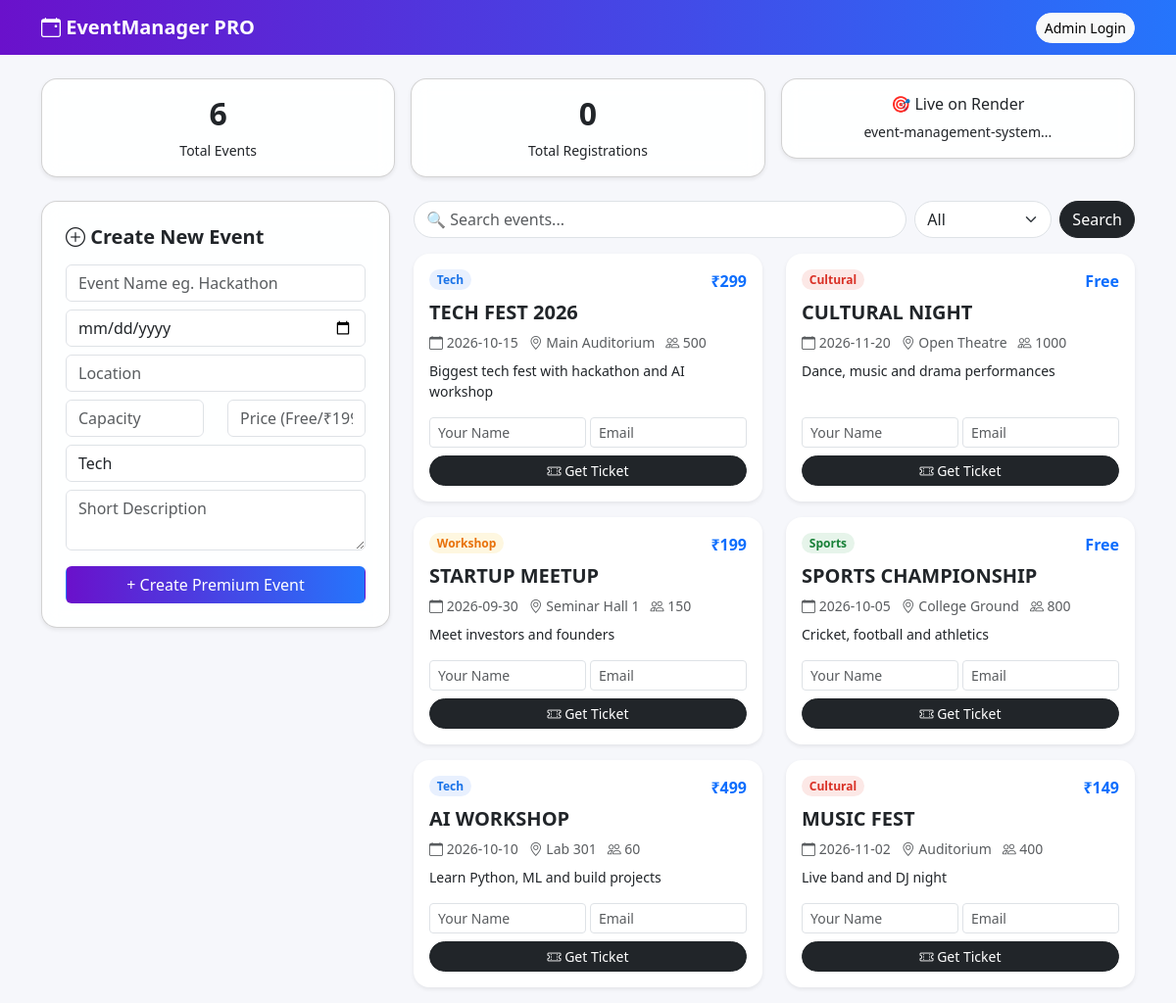
The page / on the database its author committed.
### app.py (models this page shows)
class Event(db.Model):
    id = db.Column(db.Integer, primary_key=True)
    name = db.Column(db.String(100))
    date = db.Column(db.String(50))
    location = db.Column(db.String(100))
    capacity = db.Column(db.Integer)
    description = db.Column(db.String(200))
    category = db.Column(db.String(50))
    price = db.Column(db.String(20), default="Free")

### app.py (the view)
@app.route("/")
def home():
    q = request.args.get('search','')
    cat = request.args.get('category','All')
    events = Event.query
    if q: events = events.filter(Event.name.contains(q))
    if cat != 'All': events = events.filter_by(category=cat)
    events = events.all()
    return render_template("index.html", events=events, total_events=Event.query.count(), total_regs=Registration.query.count())

### templates/index.html (shortened to what this page needs)
<!DOCTYPE html>
<html><head><title>EventManager PRO</title>
<link href="https://cdn.jsdelivr.net/npm/bootstrap@5.3.0/dist/css/bootstrap.min.css" rel="stylesheet">
<link href="https://cdn.jsdelivr.net/npm/bootstrap-icons@1.11.0/font/bootstrap-icons.css" rel="stylesheet">
</head>
<body>
<nav class="navbar navbar-dark"><div class="container"><span class="navbar-brand fw-bold"><i class="bi bi-calendar-event"></i> EventManager PRO</span><div>{% if session.admin %}<a href="/admin" class="btn btn-light btn-sm rounded-pill"><i class="bi bi-speedometer2"></i> Admin Panel</a> <a href="/logout" class="btn btn-outline-light btn-sm rounded-pill ms-1">Logout</a>{% else %}<a href="/login" class="btn btn-light btn-sm rounded-pill">Admin Login</a>{% endif %}</div></div></nav>
<div class="container mt-4">
<div class="row g-3 mb-4"><div class="col-md-4"><div class="card glass p-3 shadow-sm text-center"><h2 class="fw-bold">{{ total_events }}</h2><small>Total Events</small></div></div><div class="col-md-4"><div class="card glass p-3 shadow-sm text-center"><h2 class="fw-bold">{{ total_regs }}</h2><small>Total Registrations</small></div></div><div class="col-md-4"><div class="card glass p-3 shadow-sm text-center"><h6>🎯 Live on Render</h6><small>event-management-system...</small></div></div></div>
<div class="row">
<div class="col-md-4">
<div class="card glass p-4 shadow-sm"><h5 class="fw-bold mb-3"><i class="bi bi-plus-circle"></i> Create New Event</h5>
<form action="/add_event" method="POST">
<input class="form-control mb-2" name="name" placeholder="Event Name eg. Hackathon" required>
<input class="form-control mb-2" type="date" name="date" required>
<input class="form-control mb-2" name="location" placeholder="Location" required>
<div class="row"><div class="col-6"><input class="form-control mb-2" type="number" name="capacity" placeholder="Capacity" required></div><div class="col-6"><input class="form-control mb-2" name="price" placeholder="Price (Free/₹199)" required></div></div>
<select class="form-control mb-2" name="category"><option>Tech</option><option>Cultural</option><option>Sports</option><option>Workshop</option></select>
<textarea class="form-control mb-3" name="description" placeholder="Short Description" rows="2"></textarea>
<button class="btn w-100 text-white" style="background:linear-gradient(90deg,#6a11cb,#2575fc)">+ Create Premium Event</button>
</form></div>
</div>
<div class="col-md-8">
<div class="d-flex gap-2 mb-3"><form method="GET" class="d-flex flex-grow-1 gap-2"><input class="form-control rounded-pill" name="search" placeholder="🔍 Search events..."><select name="category" class="form-select rounded-pill" style="max-width:140px"><option>All</option><option>Tech</option><option>Cultural</option><option>Sports</option><option>Workshop</option></select><button class="btn btn-dark rounded-pill">Search</button></form></div>
<div class="row">
{% for e in events %}
<div class="col-md-6 mb-3">
<div class="card event-card shadow-sm p-3 h-100">
<div class="d-flex justify-content-between align-items-start mb-2"><span class="badge rounded-pill category-{{ e.category }}">{{ e.category }}</span><span class="fw-bold text-primary">{{ e.price }}</span></div>
<h5 class="fw-bold">{{ e.name }}</h5>
<p class="small text-muted mb-2"><i class="bi bi-calendar"></i> {{ e.date }} &nbsp; <i class="bi bi-geo-alt"></i> {{ e.location }} &nbsp; <i class="bi bi-people"></i> {{ e.capacity }}</p>
<p class="small">{{ e.description }}</p>
<form action="/register/{{ e.id }}" method="POST" class="mt-auto"><div class="row g-1"><div class="col-6"><input class="form-control form-control-sm" name="student_name" placeholder="Your Name" required></div><div class="col-6"><input class="form-control form-control-sm" name="email" placeholder="Email" required></div></div><button class="btn btn-dark btn-sm w-100 mt-2 rounded-pill"><i class="bi bi-ticket-perforated"></i> Get Ticket</button></form>
</div>
</div>
{% endfor %}
</div>
</div>
</div>
</div>
</body></html>

### templates/index.html (style rules this page uses)
body { background:#f6f7fb;font-family: 'Segoe UI', sans-serif; }
.navbar { background: linear-gradient(90deg,#6a11cb,#2575fc)!important; }
.event-card { border:none;border-radius:16px;transition:0.3s;overflow:hidden }
.category-Tech { background:#e8f0fe;color:#1a73e8 }
.category-Cultural { background:#fce8e6;color:#d93025 }
.category-Sports { background:#e6f4ea;color:#188038 }
.category-Workshop { background:#fef7e0;color:#e8710a }
.glass { background:rgba(255,255,255,0.9);backdrop-filter:blur(10px);border-radius:16px }

### rows shown on the page
Event: category "Tech", price "₹299", name "TECH FEST 2026", date "2026-10-15", location "Main Auditorium", capacity "500", description "Biggest tech fest with hackathon and AI workshop"
Event: category "Cultural", price "Free", name "CULTURAL NIGHT", date "2026-11-20", location "Open Theatre", capacity "1000", description "Dance, music and drama performances"
Event: category "Workshop", price "₹199", name "STARTUP MEETUP", date "2026-09-30", location "Seminar Hall 1", capacity "150", description "Meet investors and founders"
Event: category "Sports", price "Free", name "SPORTS CHAMPIONSHIP", date "2026-10-05", location "College Ground", capacity "800", description "Cricket, football and athletics"
Event: category "Tech", price "₹499", name "AI WORKSHOP", date "2026-10-10", location "Lab 301", capacity "60", description "Learn Python, ML and build projects"
Event: category "Cultural", price "₹149", name "MUSIC FEST", date "2026-11-02", location "Auditorium", capacity "400", description "Live band and DJ night"

### other values the page prints
{{ total_events }} "6"
{{ total_regs }} "0"
